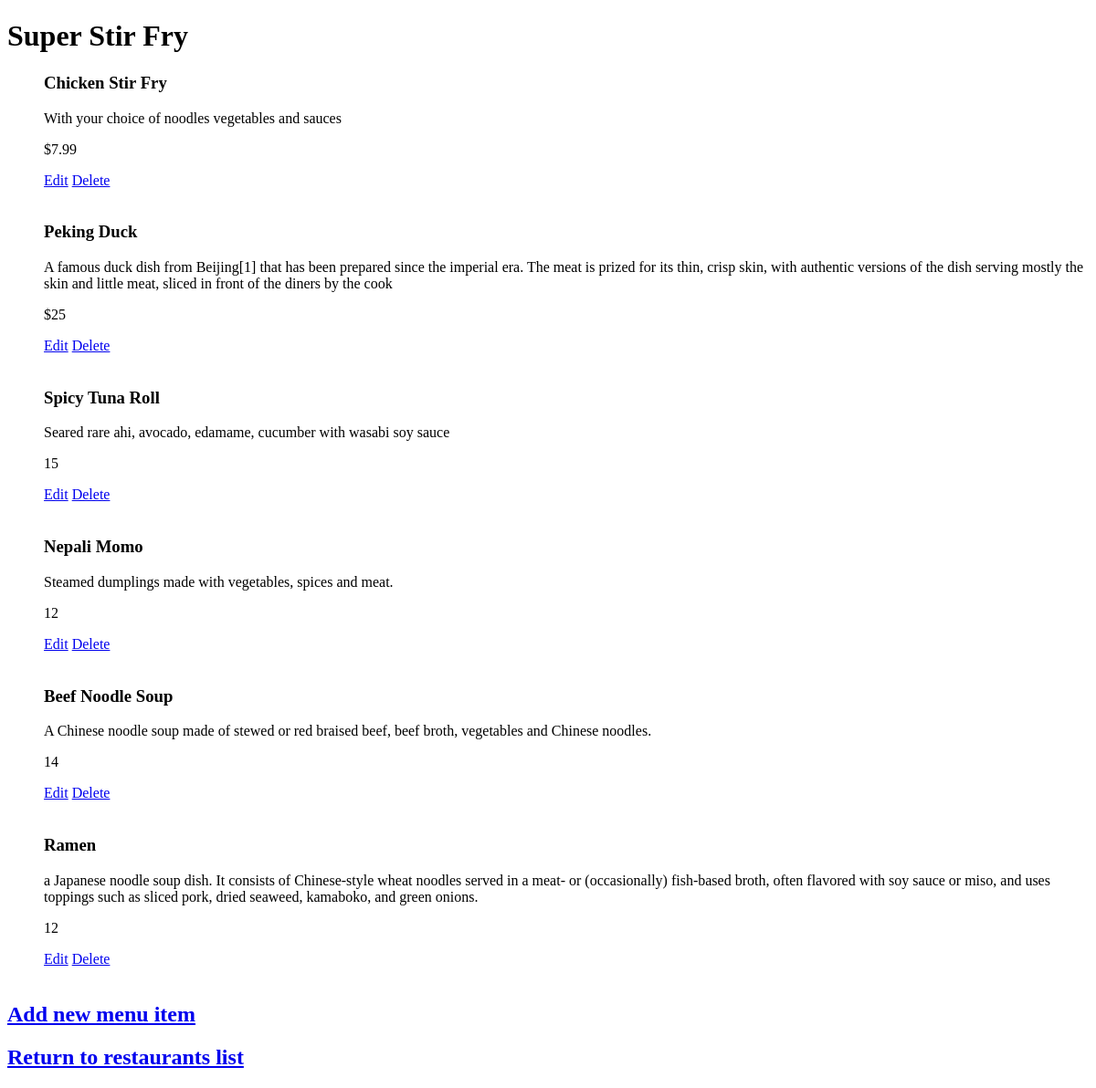
The app's page /restaurants/2/menu, older data.
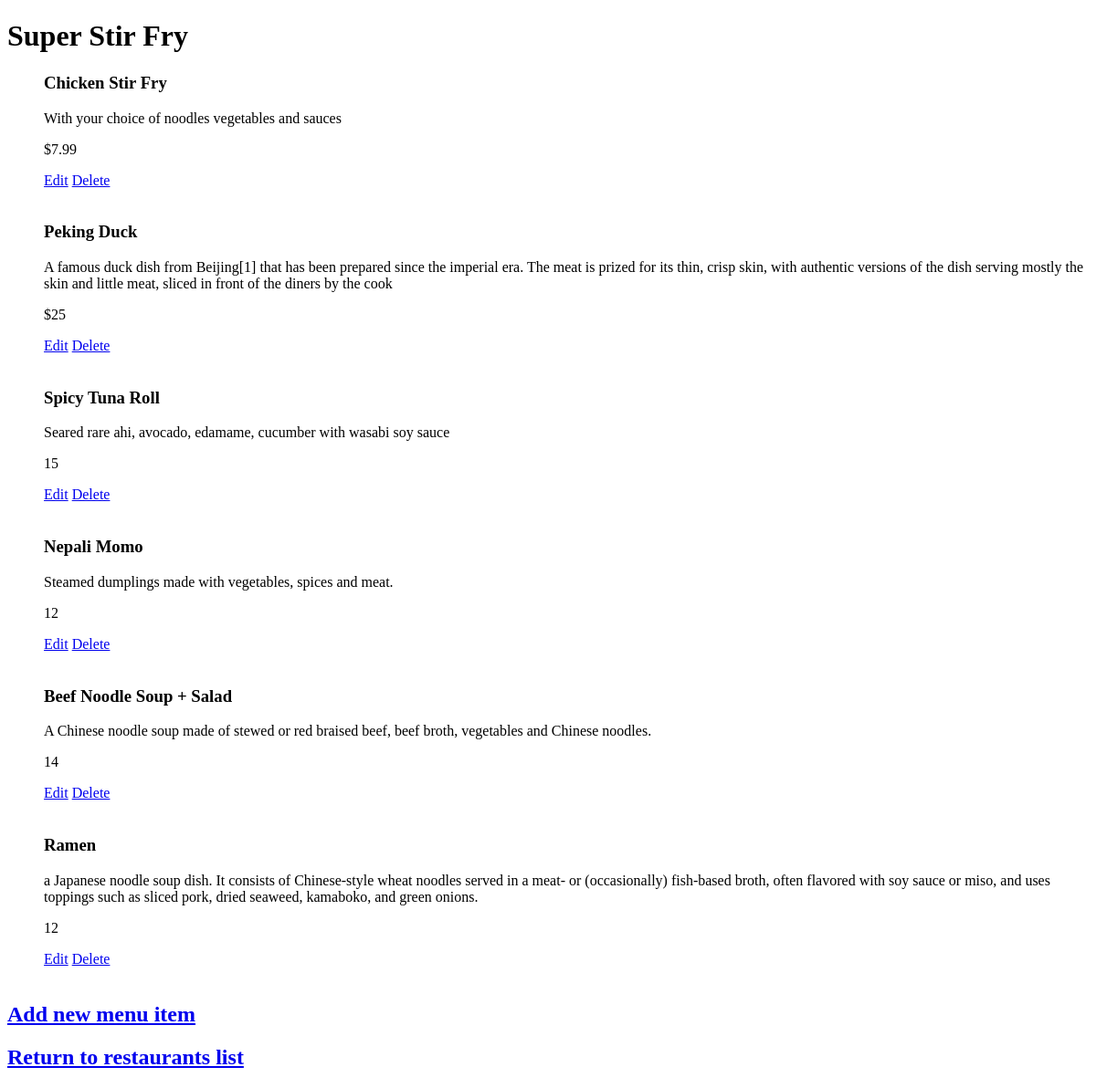
The same page, newer data.
### menu/app.py (models this page shows, shortened)
class Restaurant(db.Model):
    __tablename__ = 'restaurant'
    id = db.Column(db.Integer, primary_key=True)
    name = db.Column(db.String(250), nullable=False)

class MenuItem(db.Model):
    __tablename__ = 'menu_item'
    name = db.Column(db.String(80), nullable=False)
    id = db.Column(db.Integer, primary_key=True)
    description = db.Column(db.String(250))
    price = db.Column(db.String(8))
    course = db.Column(db.String(250))
    restaurant_id = db.Column(db.Integer, db.ForeignKey('restaurant.id'))
    restaurant = db.relationship(Restaurant)

### menu/app.py (the view)
@app.route('/restaurants/<int:restaurant_id>/menu')
def menu(restaurant_id):
    restaurant = Restaurant.query.filter_by(id=restaurant_id).one()
    menu_items = MenuItem.query.filter_by(restaurant_id=restaurant.id).all()
    return render_template('menu.html', restaurant=restaurant, menu_items=menu_items)

### menu/templates/menu.html (shortened to what this page needs)
{% extends 'base.html' %}
{% block body %}
<div class="content">
    <h1>{{ restaurant.name }}</h1>
    <ul class="menu">
        {% for item in menu_items %}
        <li>
            <h3>{{ item.name }}</h3>
            <p>{{ item.description }}</p>
            <p>{{ item.price }}</p>
            <a href="/restaurants/{{restaurant.id}}/edit/{{item.id}}">Edit</a>
            <a href="/restaurants/{{restaurant.id}}/delete/{{item.id}}">Delete</a>
            <br><br>
        </li>
        {% endfor %}
    </ul>
    <h2><a href="/restaurants/{{restaurant.id}}/new_menu_item">Add new menu item</a></h2>
    <h2><a href="#" class="to_main">Return to restaurants list</a></h2>
</div>
{% endblock %}

### menu/templates/base.html (shortened to what this page needs)
<!DOCTYPE html>
<html lang="en">
<head>
    <link rel="stylesheet" href="{{ url_for('static', filename='css/main.css') }}">
</head>
<body>
    {% block body %}{% endblock %}
</body>
</html>

### menu/static/css/main.css (style rules this page uses)
.menu li { list-style: none; }

Row changes from the older to the newer data that the page shows:
changed MenuItem: name "Beef Noodle Soup" → "Beef Noodle Soup + Salad"
